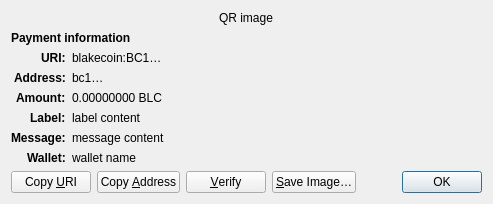
<?xml version="1.0" encoding="UTF-8"?>
<ui version="4.0">
 <class>ReceiveRequestDialog</class>
 <widget class="QDialog" name="ReceiveRequestDialog">
  <property name="geometry">
   <rect>
    <x>0</x>
    <y>0</y>
    <width>413</width>
    <height>229</height>
   </rect>
  </property>
  <property name="windowTitle">
   <string>Request payment to …</string>
  </property>
  <layout class="QGridLayout" name="gridLayout" columnstretch="0,1">
   <property name="sizeConstraint">
    <enum>QLayout::SetFixedSize</enum>
   </property>
   <item row="0" column="0" colspan="2" alignment="Qt::AlignHCenter">
    <widget class="QRImageWidget" name="qr_code">
     <property name="text">
      <string notr="true">QR image</string>
     </property>
     <property name="textInteractionFlags">
      <set>Qt::NoTextInteraction</set>
     </property>
    </widget>
   </item>
   <item row="1" column="0" colspan="2">
    <widget class="QLabel" name="payment_header">
     <property name="font">
      <font>
       <weight>75</weight>
       <bold>true</bold>
      </font>
     </property>
     <property name="text">
      <string>Payment information</string>
     </property>
     <property name="textInteractionFlags">
      <set>Qt::NoTextInteraction</set>
     </property>
    </widget>
   </item>
   <item row="2" column="0" alignment="Qt::AlignRight|Qt::AlignTop">
    <widget class="QLabel" name="uri_tag">
     <property name="font">
      <font>
       <weight>75</weight>
       <bold>true</bold>
      </font>
     </property>
     <property name="text">
      <string notr="true">URI:</string>
     </property>
     <property name="textFormat">
      <enum>Qt::PlainText</enum>
     </property>
     <property name="textInteractionFlags">
      <set>Qt::NoTextInteraction</set>
     </property>
    </widget>
   </item>
   <item row="2" column="1" alignment="Qt::AlignTop">
    <widget class="QLabel" name="uri_content">
     <property name="text">
      <string notr="true">blakecoin:BC1…</string>
     </property>
     <property name="textFormat">
      <enum>Qt::RichText</enum>
     </property>
     <property name="wordWrap">
      <bool>true</bool>
     </property>
     <property name="textInteractionFlags">
      <set>Qt::TextSelectableByMouse</set>
     </property>
    </widget>
   </item>
   <item row="3" column="0" alignment="Qt::AlignRight|Qt::AlignTop">
    <widget class="QLabel" name="address_tag">
     <property name="font">
      <font>
       <weight>75</weight>
       <bold>true</bold>
      </font>
     </property>
     <property name="text">
      <string>Address:</string>
     </property>
     <property name="textInteractionFlags">
      <set>Qt::NoTextInteraction</set>
     </property>
    </widget>
   </item>
   <item row="3" column="1" alignment="Qt::AlignTop">
    <widget class="QLabel" name="address_content">
     <property name="text">
      <string notr="true">bc1…</string>
     </property>
     <property name="textFormat">
      <enum>Qt::PlainText</enum>
     </property>
     <property name="textInteractionFlags">
      <set>Qt::TextSelectableByMouse</set>
     </property>
    </widget>
   </item>
   <item row="4" column="0" alignment="Qt::AlignRight|Qt::AlignTop">
    <widget class="QLabel" name="amount_tag">
     <property name="font">
      <font>
       <weight>75</weight>
       <bold>true</bold>
      </font>
     </property>
     <property name="text">
      <string>Amount:</string>
     </property>
     <property name="textInteractionFlags">
      <set>Qt::NoTextInteraction</set>
     </property>
    </widget>
   </item>
   <item row="4" column="1" alignment="Qt::AlignTop">
    <widget class="QLabel" name="amount_content">
     <property name="text">
      <string notr="true">0.00000000 BLC</string>
     </property>
     <property name="textFormat">
      <enum>Qt::PlainText</enum>
     </property>
     <property name="textInteractionFlags">
      <set>Qt::TextSelectableByMouse</set>
     </property>
    </widget>
   </item>
   <item row="5" column="0" alignment="Qt::AlignRight|Qt::AlignTop">
    <widget class="QLabel" name="label_tag">
     <property name="font">
      <font>
       <weight>75</weight>
       <bold>true</bold>
      </font>
     </property>
     <property name="text">
      <string>Label:</string>
     </property>
     <property name="textInteractionFlags">
      <set>Qt::NoTextInteraction</set>
     </property>
    </widget>
   </item>
   <item row="5" column="1" alignment="Qt::AlignTop">
    <widget class="QLabel" name="label_content">
     <property name="text">
      <string notr="true">label content</string>
     </property>
     <property name="textFormat">
      <enum>Qt::PlainText</enum>
     </property>
     <property name="wordWrap">
      <bool>true</bool>
     </property>
     <property name="textInteractionFlags">
      <set>Qt::TextSelectableByMouse</set>
     </property>
    </widget>
   </item>
   <item row="6" column="0" alignment="Qt::AlignRight|Qt::AlignTop">
    <widget class="QLabel" name="message_tag">
     <property name="font">
      <font>
       <weight>75</weight>
       <bold>true</bold>
      </font>
     </property>
     <property name="text">
      <string>Message:</string>
     </property>
     <property name="textInteractionFlags">
      <set>Qt::NoTextInteraction</set>
     </property>
    </widget>
   </item>
   <item row="6" column="1" alignment="Qt::AlignTop">
    <widget class="QLabel" name="message_content">
     <property name="text">
      <string notr="true">message content</string>
     </property>
     <property name="textFormat">
      <enum>Qt::PlainText</enum>
     </property>
     <property name="wordWrap">
      <bool>true</bool>
     </property>
     <property name="textInteractionFlags">
      <set>Qt::TextSelectableByMouse</set>
     </property>
    </widget>
   </item>
   <item row="7" column="0" alignment="Qt::AlignRight|Qt::AlignTop">
    <widget class="QLabel" name="wallet_tag">
     <property name="font">
      <font>
       <weight>75</weight>
       <bold>true</bold>
      </font>
     </property>
     <property name="text">
      <string>Wallet:</string>
     </property>
     <property name="textInteractionFlags">
      <set>Qt::NoTextInteraction</set>
     </property>
    </widget>
   </item>
   <item row="7" column="1" alignment="Qt::AlignTop">
    <widget class="QLabel" name="wallet_content">
     <property name="text">
      <string notr="true">wallet name</string>
     </property>
     <property name="textFormat">
      <enum>Qt::PlainText</enum>
     </property>
     <property name="wordWrap">
      <bool>true</bool>
     </property>
     <property name="textInteractionFlags">
      <set>Qt::TextSelectableByMouse</set>
     </property>
    </widget>
   </item>
   <item row="8" column="0" colspan="2">
    <layout class="QHBoxLayout" name="horizontalLayout">
     <item>
      <widget class="QPushButton" name="btnCopyURI">
       <property name="text">
        <string>Copy &amp;URI</string>
       </property>
       <property name="autoDefault">
        <bool>false</bool>
       </property>
      </widget>
     </item>
     <item>
      <widget class="QPushButton" name="btnCopyAddress">
       <property name="text">
        <string>Copy &amp;Address</string>
       </property>
       <property name="autoDefault">
        <bool>false</bool>
       </property>
      </widget>
     </item>
     <item>
      <widget class="QPushButton" name="btnVerify">
       <property name="text">
        <string>&amp;Verify</string>
       </property>
       <property name="toolTip">
        <string>Verify this address on e.g. a hardware wallet screen</string>
       </property>
       <property name="autoDefault">
        <bool>false</bool>
       </property>
      </widget>
     </item>
     <item>
      <widget class="QPushButton" name="btnSaveAs">
       <property name="text">
        <string>&amp;Save Image…</string>
       </property>
       <property name="autoDefault">
        <bool>false</bool>
       </property>
      </widget>
     </item>
     <item>
      <spacer name="horizontalSpacer_2">
       <property name="orientation">
        <enum>Qt::Horizontal</enum>
       </property>
       <property name="sizeHint" stdset="0">
        <size>
         <width>40</width>
         <height>20</height>
        </size>
       </property>
      </spacer>
     </item>
     <item>
      <widget class="QDialogButtonBox" name="buttonBox">
       <property name="focusPolicy">
        <enum>Qt::StrongFocus</enum>
       </property>
       <property name="standardButtons">
        <set>QDialogButtonBox::Ok</set>
       </property>
      </widget>
     </item>
    </layout>
   </item>
  </layout>
 </widget>
 <customwidgets>
  <customwidget>
   <class>QRImageWidget</class>
   <extends>QLabel</extends>
   <header>qt/qrimagewidget.h</header>
  </customwidget>
 </customwidgets>
 <tabstops>
  <tabstop>buttonBox</tabstop>
  <tabstop>btnCopyURI</tabstop>
  <tabstop>btnCopyAddress</tabstop>
  <tabstop>btnSaveAs</tabstop>
 </tabstops>
 <resources/>
 <connections>
  <connection>
   <sender>buttonBox</sender>
   <signal>accepted()</signal>
   <receiver>ReceiveRequestDialog</receiver>
   <slot>accept()</slot>
   <hints>
    <hint type="sourcelabel">
     <x>135</x>
     <y>230</y>
    </hint>
    <hint type="destinationlabel">
     <x>135</x>
     <y>126</y>
    </hint>
   </hints>
  </connection>
 </connections>
</ui>
